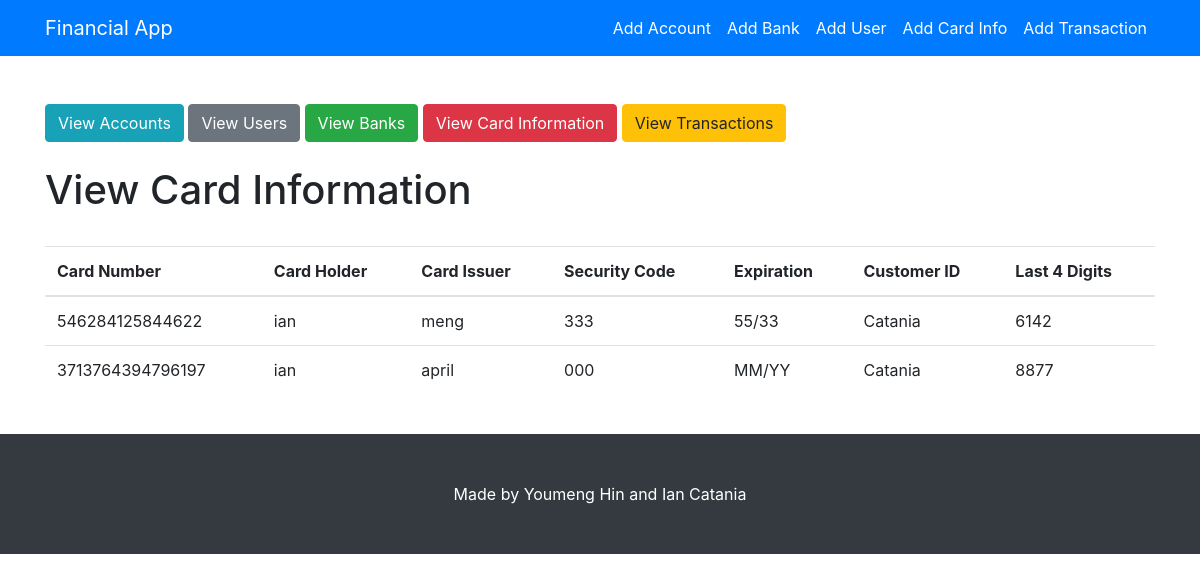
Screenshot of /users/view-cardinfo/ with the database file from the repository.
### users/models.py (models this page shows, shortened)
class CardInfo(models.Model):
    card_number = models.BigIntegerField()
    card_holder = models.CharField(max_length=100, default="holder")
    card_issuer = models.CharField(max_length=100, default="issuer")
    security_code = models.CharField(max_length=3, default="000")
    expiration = models.CharField(max_length=100, default="MM/YY")
    customer_id = models.ForeignKey(Customer, on_delete=models.CASCADE)
    last_four_digits = models.IntegerField(primary_key=True)

class Customer(models.Model):
    customer_id = models.AutoField(primary_key=True)
    last_name = models.CharField(max_length=100, default="lastname")
    first_name = models.CharField(max_length=100, default="first")
    phone_number = models.CharField(max_length=100, default="phone")
    email = models.CharField(max_length=100, default="email")
    def __str__(self):
        return "{}".format(self.last_name)

### users/views.py (the view)
def view_cardinfo(request):
    template_name = 'users/view_cardinfo.html'
    cards = CardInfo.objects.all()
    context = {
        'cards': cards
    }
    return render(request, template_name, context)

### users/templates/users/view_cardinfo.html
{% extends "users/base.html"%}
{%block content%}
<br><br>
<h1> View Card Information </h1>
<br>
<table class="table">
    <thead>
    <tr>
        <th scope="col">Card Number</th>
        <th scope="col">Card Holder</th>
        <th scope="col">Card Issuer</th>
        <th scope="col">Security Code</th>
        <th scope="col">Expiration</th>
        <th scope="col">Customer ID</th>
        <th scope="col">Last 4 Digits</th>
    </tr>
    </thead>
    <tbody>
    {%for card in cards%}
    <tr>
        <td>{{card.card_number}}</td>
        <td>{{card.card_holder}}</td>
        <td>{{card.card_issuer}}</td>
        <td>{{card.security_code}}</td>
        <td>{{card.expiration}}</td>
        <td>{{card.customer_id}}</td>
        <td>{{card.last_four_digits}}</td>
    </tr>
    {%endfor%}
    </tbody>
</table>
<br>
{%endblock content%}

### users/templates/users/base.html (shortened to what this page needs)
<!DOCTYPE html>
<html lang="en">
{% load static %}
<head>
    <link href="{% static 'users/vendor/bootstrap/css/bootstrap.min.css' %}" rel="stylesheet">
    <link href="{% static 'users/css/blog-home.css' %}" rel="stylesheet">
</head>
<body>
<nav class="navbar navbar-expand-lg navbar-primary bg-primary fixed-top">
    <div class="container">
        <a style="color: white;" class="navbar-brand" href="http://127.0.0.1:8000/users/main">Financial App</a>
        <div class="collapse navbar-collapse" id="navbarResponsive">
            <ul class="navbar-nav ml-auto">
                <li class="nav-item">
                    <a style="color: white;" class="nav-link" href="http://127.0.0.1:8000/users/add-account">Add Account</a>
                </li>
                <li class="nav-item">
                    <a style="color: white;" class="nav-link" href="http://127.0.0.1:8000/users/add-bank">Add Bank</a>
                </li>
                <li class="nav-item">
                    <a style="color: white;" class="nav-link" href="http://127.0.0.1:8000/users/add-user">Add User</a>
                </li>
                <li class="nav-item">
                    <a style="color: white;" class="nav-link" href="http://127.0.0.1:8000/users/add-cardinfo">Add Card Info</a>
                </li>
                <li class="nav-item">
                    <a style="color: white;" class="nav-link" href="http://127.0.0.1:8000/users/add-transaction">Add Transaction</a>
                </li>
            </ul>
        </div>
    </div>
</nav>
<div class="container">
    <br>
    <br>
    <a href="{% url 'view-accounts'%}">
        <button type="button" class="btn btn-info"> View Accounts</button>
    </a>
    <a href="{% url 'view-users'%}">
        <button type="button" class="btn btn-secondary"> View Users</button>
    </a>
    <a href="{% url 'view-banks'%}">
        <button type="button" class="btn btn-success"> View Banks</button>
    </a>
    <a href="{% url 'view-cardinfo'%}">
        <button type="button" class="btn btn-danger"> View Card Information</button>
    </a>
    <a href="{% url 'view-transactions'%}">
        <button type="button" class="btn btn-warning"> View Transactions</button>
    </a>
    {%block content%}{%endblock%}
</div>
<footer class="py-5 bg-dark">
    <div class="container">
        <p class="m-0 text-center text-white">Made by Youmeng Hin and Ian Catania</p>
    </div>
</footer>
</body>
</html>

### users/static/users/css/blog-home.css (style rules this page uses)
body { padding-top: 56px; }

### rows the page displays
CardInfo: card_number "546284125844622", card_holder "ian", card_issuer "meng", security_code "333", expiration "55/33", customer_id "Catania", last_four_digits "6142"
CardInfo: card_number "3713764394796197", card_holder "ian", card_issuer "april", security_code "000", expiration "MM/YY", customer_id "Catania", last_four_digits "8877"
